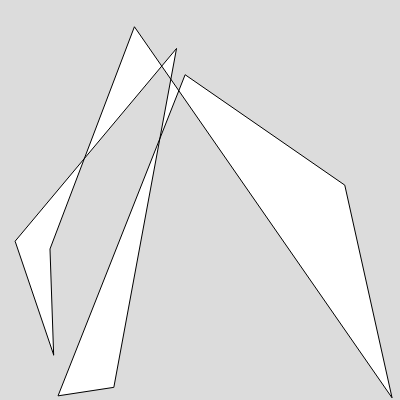
Frame 1 (no input)
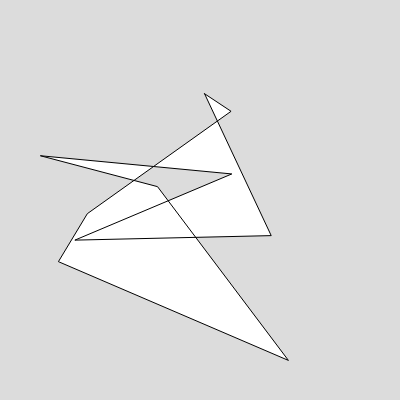
Frame 60 (no input)
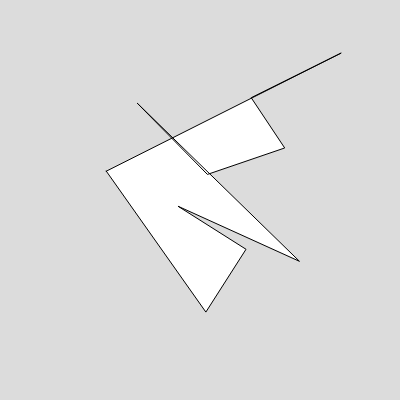
Frame 120 (the mouse pressed at the canvas centre since frame 60)

The p5.js sketch that drew these frames (run headless with seeded random() and noise() and a simulated clock; from frame 60 on, the mouse is pressed at the canvas centre):

// p5.js sketch
// ── sketch.js
let basePoints;
let currentPoints;
let targetPoints;
let interpolation = 0;

function setup() {
  createCanvas(400, 400);

  document.addEventListener("click", () => {
    togglePause();
  })

  basePoints = createArrayWithRandomVectors();
  targetPoints = createArrayWithRandomVectors();
  currentPoints = createArrayWithRandomVectors();
}

function draw() {
  background(220);
  beginShape();
  currentPoints.forEach(point => vertex(point.x, point.y));
  endShape(CLOSE);
  lerpPoints();
}

function lerpPoints() {
  interpolation += 0.03;
  currentPoints.forEach((currentPoint, index) => currentPoints[index] = p5.Vector.lerp(basePoints[index], targetPoints[index], interpolation));
  if (interpolation >= .99) {
    interpolation = 0;
    basePoints = targetPoints;
    targetPoints = createArrayWithRandomVectors()
  }
  console.log(interpolation);
}

function createArrayWithRandomVectors() {
  return Array.from({length: 10}, () => createVector(random(1, 400), random(1, 400), 0));
}

function togglePause() {
  if (isLooping()) noLoop();
  else loop();
}
